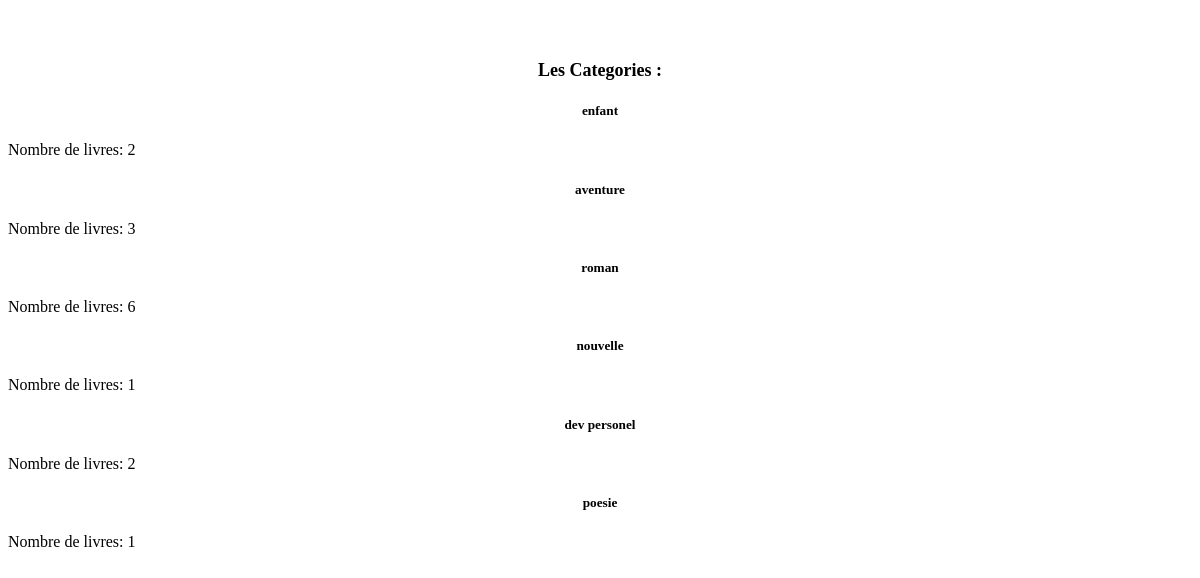
The app's page /catalogue/categorie.php with its own data.
### tables this page shows
CREATE TABLE `categorie` (
  `id_c` int(11) NOT NULL,
  `nom_c` varchar(255) NOT NULL
);

### catalogue/categorie.php (the view, shortened to what this page needs)
<?php
    include 'include/connexion.php';
    try {
        $stmt = $pdo->query('SELECT c.id_c, c.nom_c AS categorie, COUNT(pc.id_prod) AS nombre_de_livres
                            FROM categorie c
                            LEFT JOIN prod_categ pc ON c.id_c = pc.id_c
                            GROUP BY c.id_c');
        $categories = $stmt->fetchAll(PDO::FETCH_ASSOC);
    } catch (PDOException $e) {
        echo 'Erreur : ' . $e->getMessage();
        $categories = [];
    }
?>
    <div class="tm-hero d-flex justify-content-center align-items-center" data-parallax="scroll" style="margin-top: 60px;">
        <form class="d-flex tm-search-form">
            <p class="form-control tm-search-input" style="border-radius: 15px; text-align: center; font-weight: 700; font-size: large;">Les Categories :</p>
        </form>
    </div>
    <div class="container mt-3">
        <div class="row">
            <?php foreach ($categories as $categorie): ?>
                <div class="col-md-3 mb-3">
                    <div class="card border-success">
                        <a href="afficher_categ_prod.php?id=<?= htmlspecialchars($categorie['id_c']) ?>">
                            <div class="card-body text-success">
                                <h5 class="card-title" style="text-align: center;"><?= htmlspecialchars($categorie['categorie']) ?></h5>
                            </div>
                            <div class="card-footer bg-transparent border-success">
                                Nombre de livres: <?= htmlspecialchars($categorie['nombre_de_livres']) ?>
                            </div>
                        </a>
                    </div>
                </div>
            <?php endforeach; ?>
        </div>
    </div>

### catalogue/categorie.php (style rules this page uses)
.card { transition: transform 0.2s, box-shadow 0.2s; }
.card a { text-decoration: none; color: inherit; }

### records on screen
categorie: nom_c "enfant", nombre_de_livres "2"
categorie: nom_c "aventure", nombre_de_livres "3"
categorie: nom_c "roman", nombre_de_livres "6"
categorie: nom_c "nouvelle", nombre_de_livres "1"
categorie: nom_c "dev personel", nombre_de_livres "2"
categorie: nom_c "poesie", nombre_de_livres "1"
